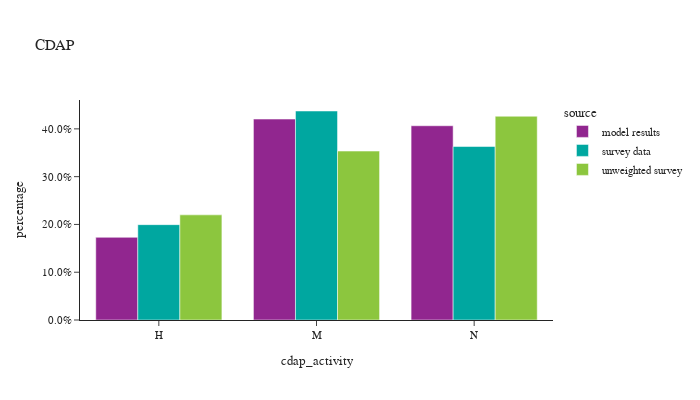

This figure's notebook cell:
### Markdown cell above
- **Mandatory**: the person engages in travel to at least one out-of-home mandatory activity - work, university, or school. The mandatory pattern may also include non-mandatory activities such as separate home-based tours or intermediate stops on mandatory tours.
- **Non-mandatory**: the person engages in only maintenance and discretionary tours, which, by definition, do not contain mandatory activities.
- **Home**: the person does not travel outside the home.

### Code cell
df_plot = per_data.groupby(['source','cdap_activity'])['person_weight'].sum().reset_index()
df_plot['percentage'] = df_plot.groupby(['source'], group_keys=False)['person_weight'].\
            apply(lambda x: x / float(x.sum()))

# df_plot
fig = px.bar(df_plot, x="cdap_activity", y="percentage", barmode="group",color="source",
            title="CDAP")
# fig.for_each_annotation(lambda a: a.update(text = a.text.split("=")[-1]))
fig.update_layout(height=400, width=700, yaxis=dict(tickformat=".1%"))
fig.show()

### Figure 1 — Plotly figure (JSON) as saved in the notebook; plotly's stock layout.template omitted (floating-point values rounded to 4 significant figures)
{"data": [{"alignmentgroup": "True", "hovertemplate": "source=model results<br>cdap_activity=%{x}<br>percentage=%{y}<extra></extra>", "legendgroup": "model results", "marker": {"color": "#91268F", "pattern": {"shape": ""}}, "name": "model results", "offsetgroup": "model results", "orientation": "v", "showlegend": true, "textposition": "auto", "type": "bar", "x": ["H", "M", "N"], "xaxis": "x", "y": [0.173, 0.4205, 0.4065], "yaxis": "y"}, {"alignmentgroup": "True", "hovertemplate": "source=survey data<br>cdap_activity=%{x}<br>percentage=%{y}<extra></extra>", "legendgroup": "survey data", "marker": {"color": "#00A7A0", "pattern": {"shape": ""}}, "name": "survey data", "offsetgroup": "survey data", "orientation": "v", "showlegend": true, "textposition": "auto", "type": "bar", "x": ["H", "M", "N"], "xaxis": "x", "y": [0.1995, 0.4374, 0.3631], "yaxis": "y"}, {"alignmentgroup": "True", "hovertemplate": "source=unweighted survey<br>cdap_activity=%{x}<br>percentage=%{y}<extra></extra>", "legendgroup": "unweighted survey", "marker": {"color": "#8CC63E", "pattern": {"shape": ""}}, "name": "unweighted survey", "offsetgroup": "unweighted survey", "orientation": "v", "showlegend": true, "textposition": "auto", "type": "bar", "x": ["H", "M", "N"], "xaxis": "x", "y": [0.22, 0.3535, 0.4264], "yaxis": "y"}], "layout": {"barmode": "group", "height": 400, "legend": {"title": {"text": "source"}, "tracegroupgap": 0}, "title": {"text": "CDAP"}, "width": 700, "xaxis": {"anchor": "y", "domain": [0.0, 1.0], "title": {"text": "cdap_activity"}}, "yaxis": {"anchor": "x", "domain": [0.0, 1.0], "tickformat": ".1%", "title": {"text": "percentage"}}}}
